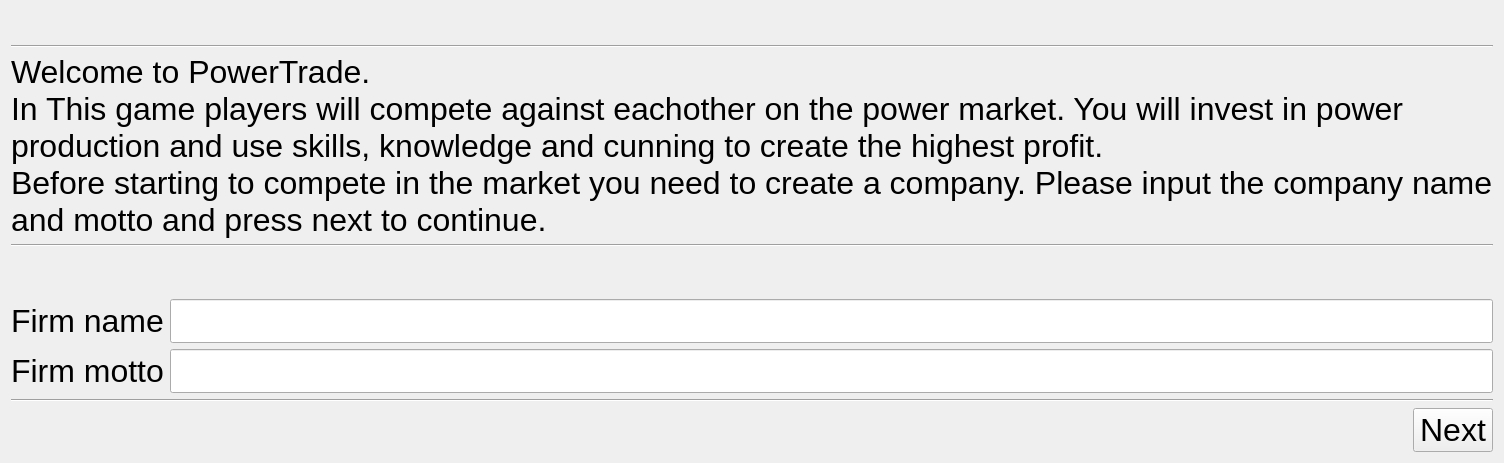
      <widget class="QWidget" name="create">
       <layout class="QVBoxLayout" name="verticalLayout_2">
        <item>
         <layout class="QVBoxLayout" name="verticalLayout_6">
          <item alignment="Qt::AlignHCenter|Qt::AlignTop">
           <widget class="QLabel" name="create_logo">
            <property name="sizePolicy">
             <sizepolicy hsizetype="Minimum" vsizetype="Minimum">
              <horstretch>0</horstretch>
              <verstretch>0</verstretch>
             </sizepolicy>
            </property>
            <property name="font">
             <font>
              <pointsize>18</pointsize>
             </font>
            </property>
            <property name="text">
             <string/>
            </property>
            <property name="textFormat">
             <enum>Qt::PlainText</enum>
            </property>
            <property name="pixmap">
             <pixmap>../Images/logo_test_medium.png</pixmap>
            </property>
            <property name="scaledContents">
             <bool>true</bool>
            </property>
           </widget>
          </item>
          <item alignment="Qt::AlignTop">
           <widget class="Line" name="line">
            <property name="orientation">
             <enum>Qt::Horizontal</enum>
            </property>
           </widget>
          </item>
          <item alignment="Qt::AlignTop">
           <widget class="QLabel" name="create_introduction">
            <property name="font">
             <font>
              <pointsize>24</pointsize>
             </font>
            </property>
            <property name="text">
             <string>Welcome to PowerTrade.
In This game players will compete against eachother on the power market. You will invest in power production and use skills, knowledge and cunning to create the highest profit.
Before starting to compete in the market you need to create a company. Please input the company name and motto and press next to continue.</string>
            </property>
            <property name="wordWrap">
             <bool>true</bool>
            </property>
           </widget>
          </item>
          <item>
           <widget class="Line" name="line_2">
            <property name="orientation">
             <enum>Qt::Horizontal</enum>
            </property>
           </widget>
          </item>
          <item>
           <layout class="QFormLayout" name="formLayout">
            <item row="0" column="0">
             <spacer name="verticalSpacer">
              <property name="orientation">
               <enum>Qt::Vertical</enum>
              </property>
              <property name="sizeHint" stdset="0">
               <size>
                <width>20</width>
                <height>40</height>
               </size>
              </property>
             </spacer>
            </item>
            <item row="1" column="0">
             <widget class="QLabel" name="create_firmNameLabel">
              <property name="font">
               <font>
                <pointsize>24</pointsize>
               </font>
              </property>
              <property name="text">
               <string>Firm name</string>
              </property>
             </widget>
            </item>
            <item row="1" column="1">
             <widget class="QLineEdit" name="create_firmNameLineEdit">
              <property name="font">
               <font>
                <pointsize>24</pointsize>
               </font>
              </property>
             </widget>
            </item>
            <item row="2" column="0">
             <widget class="QLabel" name="create_firmMottoLabel">
              <property name="sizePolicy">
               <sizepolicy hsizetype="Preferred" vsizetype="Expanding">
                <horstretch>0</horstretch>
                <verstretch>0</verstretch>
               </sizepolicy>
              </property>
              <property name="font">
               <font>
                <pointsize>24</pointsize>
               </font>
              </property>
              <property name="text">
               <string>Firm motto</string>
              </property>
             </widget>
            </item>
            <item row="2" column="1">
             <widget class="QLineEdit" name="create_firmMottoLineEdit">
              <property name="font">
               <font>
                <pointsize>24</pointsize>
               </font>
              </property>
             </widget>
            </item>
           </layout>
          </item>
          <item>
           <widget class="Line" name="line_3">
            <property name="orientation">
             <enum>Qt::Horizontal</enum>
            </property>
           </widget>
          </item>
          <item>
           <layout class="QHBoxLayout" name="horizontalLayout_2">
            <item>
             <spacer name="horizontalSpacer">
              <property name="orientation">
               <enum>Qt::Horizontal</enum>
              </property>
              <property name="sizeHint" stdset="0">
               <size>
                <width>40</width>
                <height>20</height>
               </size>
              </property>
             </spacer>
            </item>
            <item>
             <widget class="QPushButton" name="create_next">
              <property name="font">
               <font>
                <pointsize>24</pointsize>
               </font>
              </property>
              <property name="text">
               <string>Next</string>
              </property>
             </widget>
            </item>
           </layout>
          </item>
         </layout>
        </item>
       </layout>
      </widget>
